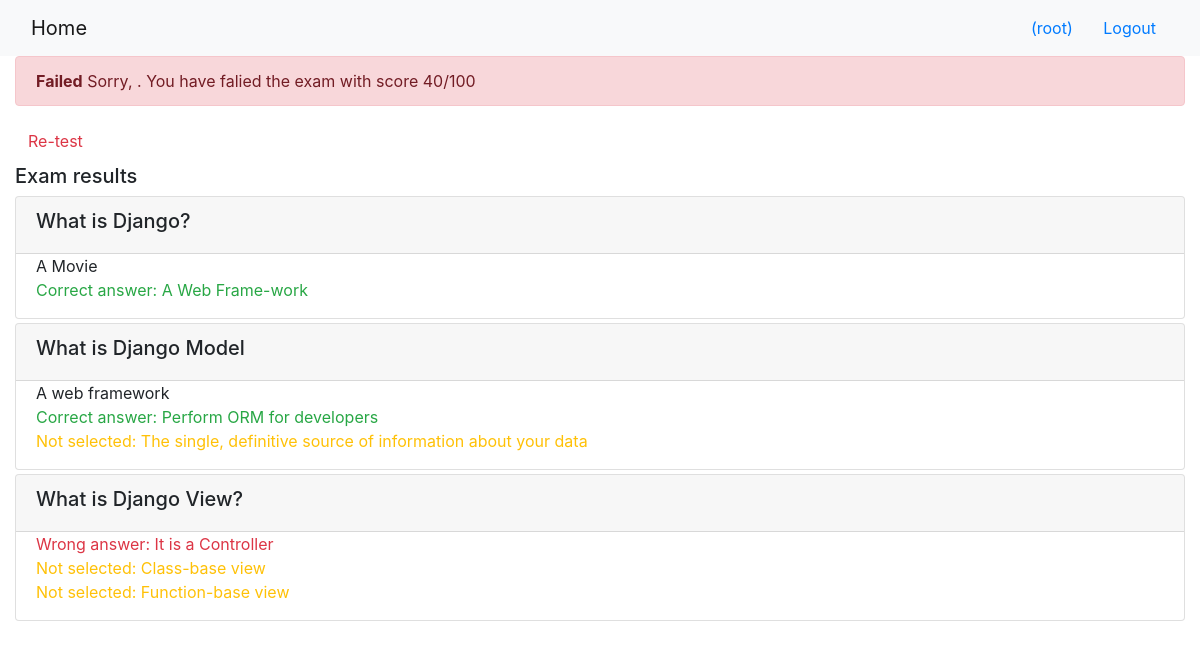
The page /onlinecourse/course/1/submission/1/result/ (signed in) on the database its author committed.
### onlinecourse/models.py (models this page shows, shortened)
class Question(models.Model):
    course = models.ForeignKey(Course, on_delete=models.CASCADE)
    question = models.CharField(max_length=200)
    grade = models.IntegerField(default=50)

class Choice(models.Model):
    question = models.ForeignKey(Question, on_delete=models.CASCADE, default="")
    content = models.CharField(max_length=200)
    correct = models.BooleanField(default=False)

### onlinecourse/views.py (the view)
# urls.py: path('course/<int:course_id>/submission/<int:submission_id>/result/', views.show_exam_result, name='show_exam_result'),
def show_exam_result(request, course_id, submission_id):
    context = {}
    course = get_object_or_404(Course, pk=course_id)
    submission = Submission.objects.get(id=submission_id)
    choices = submission.choices.all()
    total_score = 0
    for choice in choices:
        if choice.correct:
            total_score += choice.question.grade
    context['course'] = course
    context['grade'] = total_score
    context['choices'] = choices
    return render(request, 'onlinecourse/exam_result_bootstrap.html', context)

### onlinecourse/templates/onlinecourse/exam_result_bootstrap.html (shortened to what this page needs)
<!DOCTYPE html>
<html lang="en">
<head>
    {% load static %}
    <link rel="stylesheet" href="https://maxcdn.bootstrapcdn.com/bootstrap/4.5.2/css/bootstrap.min.css">
</head>
<body>
 <nav class="navbar navbar-light bg-light">
    <div class="container-fluid">
        <div class="navbar-header">
              <a class="navbar-brand" href="{% url 'onlinecourse:index' %}">Home</a>
        </div>
        <ul class="nav navbar-nav navbar-right">
            {% if user.is_authenticated %}
            <li>
                <a class="btn btn-link" href="#">{{ user.first_name }}({{ user.username }})</a>
                <a class="btn btn-link" href="{% url 'onlinecourse:logout' %}">Logout</a>
            </li>
            {% endif %}
        </ul>
    </div>
</nav>
<div class="container-fluid">
    {% if grade > 80 %}
    <div class="alert alert-success">
       <b>Congratulations, {{ user.first_name }}</b>! You have passed the exam and completed the course with score {{ grade }}/100
    </div>
        {% else %}
        <div class="alert alert-danger">
            <b>Failed</b> Sorry, {{ user.first_name }}. You have falied the exam with score {{ grade }}/100
        </div>
        <a class="btn btn-link text-danger" href="{% url 'onlinecourse:course_details' course.id %}">Re-test</a>
        {% endif %}
        <div class="card-columns-vertical mt-1">
            <h5 class="">Exam results</h5>
            {% for question in course.question_set.all %}
           <div class="card mt-1">
               <div class="card-header"><h5>{{ question.question }}</h5></div>
               <div class="form-group">
                   {% for choice in question.choice_set.all %}
                   <div class="form-check">
                       {% if choice.correct and choice in choices %}
                       <div class="text-success">Correct answer: {{ choice.content }}</div>
                       {% else %}{% if choice.correct and not choice in choices %}
                       <div class="text-warning">Not selected: {{ choice.content }}</div>
                       {% else %}{% if not choice.correct and choice in choices %}
                       <div class="text-danger">Wrong answer: {{ choice.content }}</div>
                       {% else %}
                       <div>{{ choice.content }}</div>
                       {% endif %}{% endif %}{% endif %}
                   </div>
                   {% endfor %}
               </div>
           </div>
           {% endfor %}
        </div>
    </div></div>
</body>
</html>

### rows shown on the page
Question: question "What is Django?"
Choice: content "A Movie"
Choice: content "A Web Frame-work"
Question: question "What is Django Model"
Choice: content "A web framework"
Choice: content "Perform ORM for developers"
Choice: content "The single, definitive source of information about your data"
Question: question "What is Django View?"
Choice: content "It is a Controller"
Choice: content "Class-base view"
Choice: content "Function-base view"

### other values the page prints
{{ user.username }} "root"
{{ grade }} "40"
